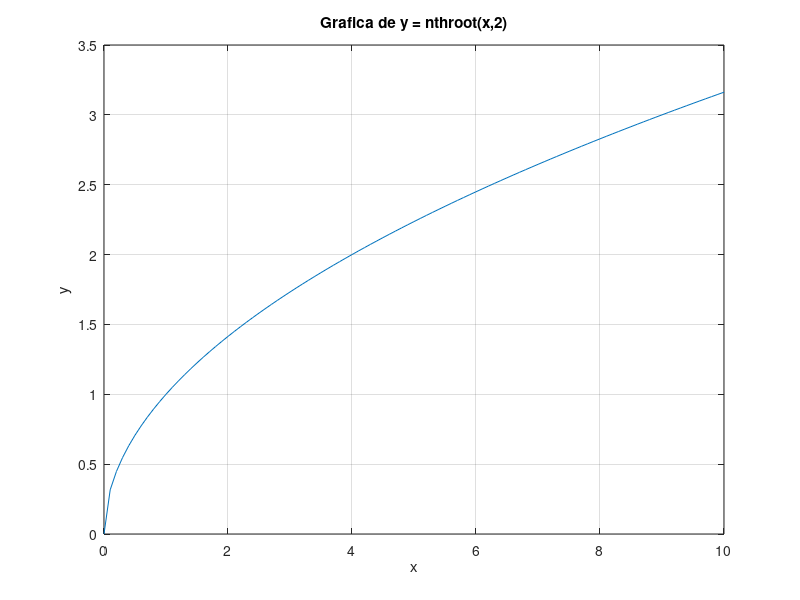

Recreate this plot in MATLAB.

% Programa que grafica la y = nthroot(x,2) desde x = 0 hasta x = 10.

x = 0:0.1:10;

y = nthroot(x,2);
figure
plot(x, y)
title('Grafica de y = nthroot(x,2)')
xlabel('x')
ylabel('y')
grid on